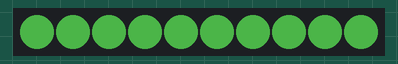
A sketch run on a simulated Arduino Uno, built with avr-gcc and run on an emulated ATmega328P. On the bench: 10 RGB LEDs in strip order, left to right. Dim RGB values are drawn brighter than linear.

Above: at 0.94 s.
At 15.31 s:
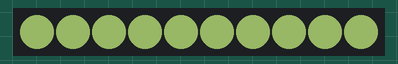

The sketch:

fillStrip.ino
```cpp
#include <FastLED.h>

#define NUM_LEDS  10
#define LED_PIN   5

CRGB leds[NUM_LEDS];

void setup() {
  FastLED.addLeds<WS2812B, LED_PIN, GRB>(leds, NUM_LEDS);
  FastLED.setCorrection(TypicalLEDStrip);
  FastLED.setTemperature(Tungsten40W);
  FastLED.setBrightness(100);
}

void loop() {

  uint8_t mappedValue = map(inoise8(millis()/7), 0, 255, 50, 150);

  CHSV hsvColor(120, mappedValue, 255); // Green color

  // Convert CHSV color to CRGB
  CRGB rgbColor = hsvColor;

  fill_solid(leds, NUM_LEDS, rgbColor);
  FastLED.show();
  // delay(500);

  // fill_solid(leds, NUM_LEDS, CRGB::Green);
  // FastLED.show();
  // delay(500);

  // fill_solid(leds, NUM_LEDS, CRGB::Blue);
  // FastLED.show();
  // delay(500);

  // fill_gradient_RGB(leds, NUM_LEDS, CRGB::Magenta, CRGB::Yellow);
  // FastLED.show();
  // delay(500);

  // fill_gradient_RGB(leds, NUM_LEDS, CRGB::Red, CRGB::Yellow, CRGB::Green, CRGB::Blue);
  // FastLED.show();
  // delay(500);

  // fill_rainbow(leds, NUM_LEDS, 0, 255 / NUM_LEDS);
  // FastLED.show();
  // delay(500);
}
```
